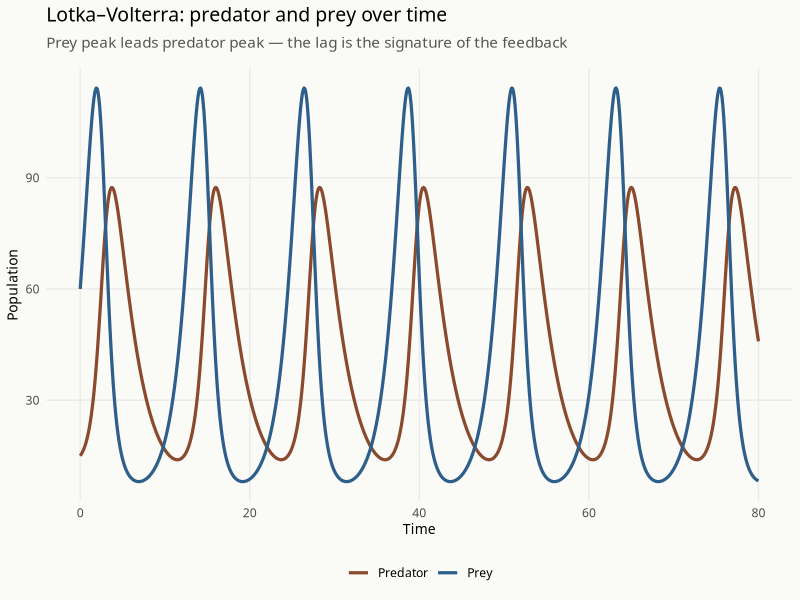
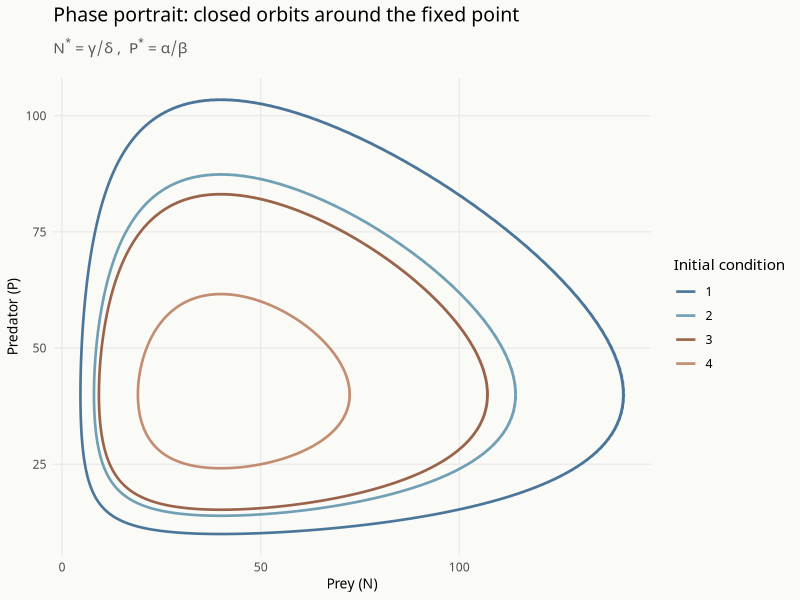
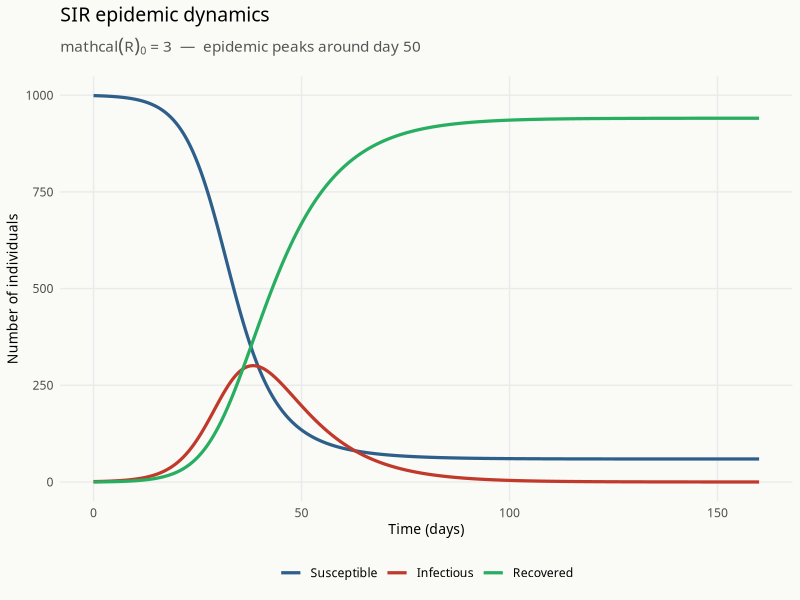
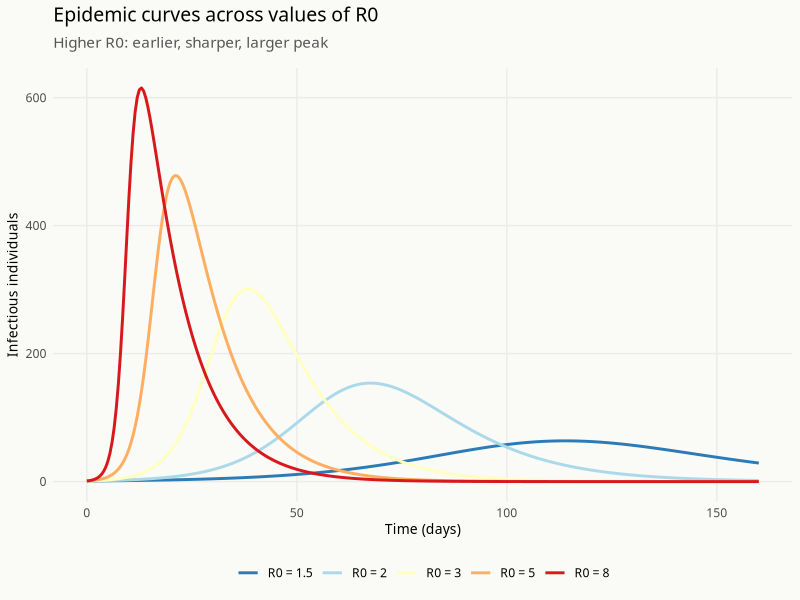

Here is the R script that generated these plots, in order:
## ---- chunk 1
knitr::opts_chunk$set(
  echo      = TRUE,
  warning   = FALSE,
  message   = FALSE,
  fig.retina = 3,
  fig.align  = "center"
)

library(tidyverse)
library(deSolve)
library(patchwork)

theme_set(
  theme_minimal(base_family = "Source Serif 4") +
    theme(
      plot.title       = element_text(family = "Raleway", face = "plain",
                                      size = 14, margin = margin(b = 8)),
      plot.subtitle    = element_text(family = "Source Serif 4", size = 11,
                                      color = "#555555", margin = margin(b = 12)),
      axis.title       = element_text(family = "Source Serif 4", size = 10),
      legend.position  = "bottom",
      panel.grid.minor = element_blank(),
      plot.background  = element_rect(fill = "#FAFAF7", color = NA)
    )
)

palette_ch1 <- c(
  prey        = "#2D5F8A",
  predator    = "#8A4A2D",
  susceptible = "#2D5F8A",
  infectious  = "#C0392B",
  recovered   = "#27AE60"
)
## ---- chunk 2
# Lotka-Volterra ODE system for deSolve
# Parameters: alpha (prey growth), beta (predation),
#             delta (predator efficiency), gamma (predator death)
lotka_volterra <- function(t, state, parameters) {
  with(as.list(c(state, parameters)), {
    dN <- alpha * N - beta * N * P
    dP <- delta * N * P - gamma * P
    list(c(dN, dP))
  })
}

params <- c(alpha = 0.8, beta = 0.02, delta = 0.01, gamma = 0.4)
state0 <- c(N = 60, P = 15)
times  <- seq(0, 80, by = 0.1)

# set.seed not needed for ODE — deterministic
lv_out <- ode(y = state0, times = times,
              func = lotka_volterra, parms = params)
lv_df  <- as_tibble(as.data.frame(lv_out))
## ---- chunk 3
lv_df |>
  pivot_longer(cols = c(N, P),
               names_to  = "population",
               values_to = "count") |>
  mutate(population = recode(population, N = "Prey", P = "Predator")) |>
  ggplot(aes(x = time, y = count,
             color = population, group = population)) +
  geom_line(linewidth = 1.1) +
  scale_color_manual(values = c(Prey = "#2D5F8A", Predator = "#8A4A2D"),
                     name = NULL) +
  labs(title    = "Lotka–Volterra: predator and prey over time",
       subtitle = "Prey peak leads predator peak — the lag is the signature of the feedback",
       x = "Time", y = "Population") +
  theme(legend.position = "bottom")
## ---- chunk 4
# Multiple initial conditions to show orbit family
ic_list <- list(
  c(N = 40, P = 10), c(N = 60, P = 15),
  c(N = 80, P = 20), c(N = 50, P = 25)
)

lv_phase <- map_dfr(seq_along(ic_list), function(i) {
  out <- ode(y = ic_list[[i]], times = times,
             func = lotka_volterra, parms = params)
  as_tibble(as.data.frame(out)) |> mutate(orbit = factor(i))
})

ggplot(lv_phase, aes(x = N, y = P, color = orbit, group = orbit)) +
  geom_path(linewidth = 0.9, alpha = 0.85) +
  scale_color_manual(values = c("#2D5F8A","#5A8FA8","#8A4A2D","#B87A5A"),
                     name = "Initial condition") +
  labs(title    = "Phase portrait: closed orbits around the fixed point",
       subtitle = expression(N^"*" == gamma/delta ~ "," ~~ P^"*" == alpha/beta),
       x = "Prey (N)", y = "Predator (P)") +
  theme(legend.position = "right")
## ---- chunk 5
sir_model <- function(t, state, parameters) {
  with(as.list(c(state, parameters)), {
    dS <- -beta * S * I
    dI <-  beta * S * I - gamma * I
    dR <-  gamma * I
    list(c(dS, dI, dR))
  })
}

N      <- 1000
params_sir <- c(beta = 0.0003, gamma = 0.1)
state_sir  <- c(S = N - 1, I = 1, R = 0)
times_sir  <- seq(0, 160, by = 0.5)

sir_out <- ode(y = state_sir, times = times_sir,
               func = sir_model, parms = params_sir)
sir_df  <- as_tibble(as.data.frame(sir_out))
## ---- chunk 6
sir_df |>
  pivot_longer(cols = c(S, I, R),
               names_to  = "compartment",
               values_to = "count") |>
  mutate(compartment = factor(compartment, levels = c("S","I","R"),
                              labels = c("Susceptible","Infectious","Recovered"))) |>
  ggplot(aes(x = time, y = count,
             color = compartment, group = compartment)) +
  geom_line(linewidth = 1.1) +
  scale_color_manual(
    values = c(Susceptible = "#2D5F8A",
               Infectious  = "#C0392B",
               Recovered   = "#27AE60"),
    name = NULL
  ) +
  labs(title    = "SIR epidemic dynamics",
       subtitle = expression(mathcal(R)[0] == 3 ~~ "—" ~~ "epidemic peaks around day 50"),
       x = "Time (days)", y = "Number of individuals") +
  theme(legend.position = "bottom")
## ---- chunk 7
# Set seed for reproducibility (sweep is deterministic, but structure fixed here)
r0_vals <- c(1.5, 2.0, 3.0, 5.0, 8.0)

sweep_df <- map_dfr(r0_vals, function(r0) {
  beta_val <- r0 * 0.1 / N   # fix gamma = 0.1, vary beta to achieve target R0
  p <- c(beta = beta_val, gamma = 0.1)
  out <- ode(y = state_sir, times = times_sir, func = sir_model, parms = p)
  as_tibble(as.data.frame(out)) |>
    mutate(R0 = factor(paste0("R0 = ", r0)))
})

sweep_df |>
  ggplot(aes(x = time, y = I, color = R0, group = R0)) +
  geom_line(linewidth = 1.0) +
  scale_color_brewer(palette = "RdYlBu", direction = -1, name = NULL) +
  labs(title    = "Epidemic curves across values of R0",
       subtitle = "Higher R0: earlier, sharper, larger peak",
       x = "Time (days)", y = "Infectious individuals") +
  theme(legend.position = "bottom")
